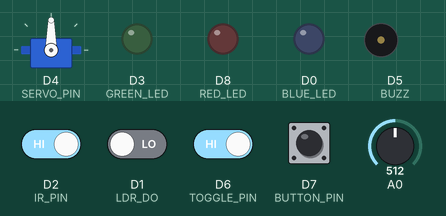
Bench run of a sketch on a simulated ESP8266 (NodeMCU). Parts: servo, output pins drawn as LEDs (lit = HIGH), buzzer (waves = sounding). The inputs (shaded band) are chosen by the test bench; at power-on: D2 (IR_PIN), D6 (TOGGLE_PIN), D7 (BUTTON_PIN) HIGH, D1 (LDR_DO) LOW, A0 = 512. What the sketch prints to the serial monitor is not drawn.

Above: at 2.2 s.
2.3 s: D2 (IR_PIN) driven LOW
At 3.9 s:
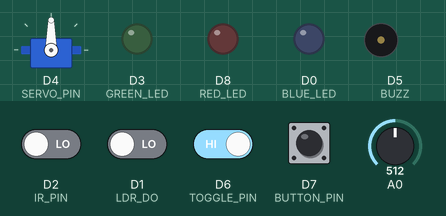
5.3 s: A0 set to 414
7.8 s: A0 set to 384
At 8.4 s:
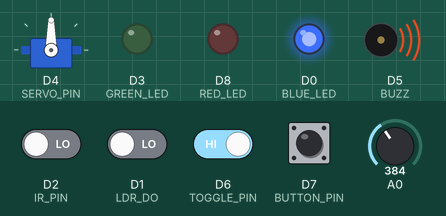
9.3 s: D1 (LDR_DO) driven HIGH
At 9.7 s:
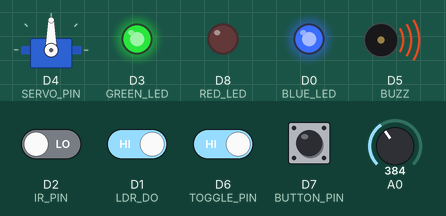
10.8 s: D7 (BUTTON_PIN) pulled LOW for 1 s
At 11.6 s:
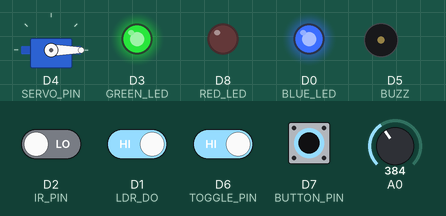
14.1 s: A0 set to 410
At 15.4 s:
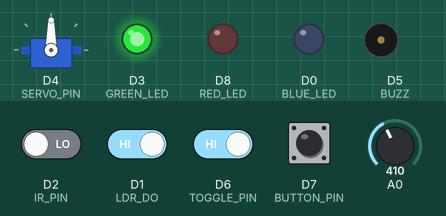
Timing chart, 0 to 23.5 s (numbered marks = the images above; inputs shaded):
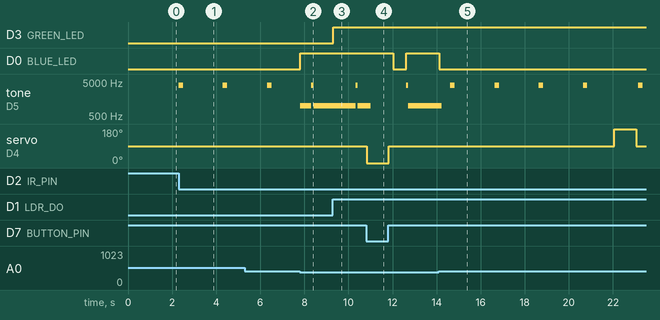

The sketch:

Smart_Home_Automation.ino
```cpp
#include <Servo.h>

// Pin Definitions
#define IR_PIN D2
#define RED_LED D8
#define BUZZ D5
#define GREEN_LED D3
#define SERVO_PIN D4
#define BUTTON_PIN D7
#define TOGGLE_PIN D6
#define BLUE_LED D0
#define LDR_DO D1

Servo myServo;

// Flags & States
bool doorOpened = false;
bool waitingToClose = false;
bool isDark = false;
bool isMotionDetected = false;
bool securityMode = false;
bool prevTempHigh = false;

unsigned long openTime = 0;
unsigned long lastMotionBuzzTime = 0;

void setup() {
  Serial.begin(115200);

  pinMode(IR_PIN, INPUT);
  pinMode(RED_LED, OUTPUT);
  pinMode(BUZZ, OUTPUT);
  pinMode(GREEN_LED, OUTPUT);
  pinMode(BLUE_LED, OUTPUT);
  pinMode(LDR_DO, INPUT);
  pinMode(BUTTON_PIN, INPUT_PULLUP);
  pinMode(TOGGLE_PIN, INPUT_PULLUP);

  myServo.attach(SERVO_PIN);
  myServo.write(90); // Neutral position

  Serial.println("🔧 System Initialized");
  delay(1000);
}

void loop() {
  checkSecurityToggle();   // Check for toggle press

  if (securityMode) {
    // 🔒 Security Mode: Motion detection only
    motion();
    digitalWrite(GREEN_LED, LOW);
    digitalWrite(BLUE_LED, LOW);
    myServo.write(90); // Keep servo neutral
  } else {
    // 🟢 Normal Mode
    static bool lastMotion = false;
    static bool lastLight = false;
    static bool lastTempHigh = false;

    isMotionDetected = false;
    isDark = false;

    temperature(); // Sets prevTempHigh
    motion();
    light();
    door();

    if (isMotionDetected != lastMotion || isDark != lastLight || prevTempHigh != lastTempHigh) {
      Serial.println("--- Measurements ---");
      Serial.print("Motion: ");
      Serial.println(isMotionDetected ? "Detected" : "Not Detected");
      lastMotion = isMotionDetected;

      Serial.print("Light: ");
      Serial.println(isDark ? "Dark" : "Bright");
      lastLight = isDark;

      Serial.print("Temperature: ");
      Serial.println(prevTempHigh ? "HIGH" : "NORMAL");
      lastTempHigh = prevTempHigh;
    }
  }

  delay(100);
}

// 🔁 Toggle security mode on button press
void checkSecurityToggle() {
  static bool lastState = HIGH;
  static unsigned long lastToggleTime = 0;
  const unsigned long debounceDelay = 200;

  bool currentState = digitalRead(TOGGLE_PIN);
  if (lastState == HIGH && currentState == LOW) {
    if (millis() - lastToggleTime > debounceDelay) {
      securityMode = !securityMode;
      Serial.print("🔐 Security Mode: ");
      Serial.println(securityMode ? "ENABLED" : "DISABLED");
      lastToggleTime = millis();
    }
  }
  lastState = currentState;
}

// 🔥 Raw NTC thermistor via voltage divider on A0
void temperature() {
  int tempValue = analogRead(A0);
  if (tempValue < 400) {
    digitalWrite(BLUE_LED, HIGH);
    tone(BUZZ, 1000, 200); // Buzz 2s
    prevTempHigh = true;
  } else {
    digitalWrite(BLUE_LED, LOW);
    prevTempHigh = false;
  }
}

// 🚨 Motion detection via PIR sensor
void motion() {
  int motionVal = digitalRead(IR_PIN);
  isMotionDetected = (motionVal == LOW); // Active LOW

  if (isMotionDetected) {
    digitalWrite(RED_LED, HIGH);
    if (millis() - lastMotionBuzzTime > 2000) {
      tone(BUZZ, 4000, 200);
      lastMotionBuzzTime = millis();
    }
    digitalWrite(RED_LED, LOW);
  } else {
    digitalWrite(RED_LED, LOW);
  }
}

// 🌗 LDR-based light detection (digital)
void light() {
  bool lightValue = digitalRead(LDR_DO); // HIGH = dark if module has comparator
  isDark = lightValue;
  digitalWrite(GREEN_LED, isDark ? HIGH : LOW);
}

// 🚪 Servo-controlled door operation with button
void door() {
  if (digitalRead(BUTTON_PIN) == LOW && !doorOpened) {
    myServo.write(0);       // Open
    delay(1000);
    myServo.write(90);      // Stop
    digitalWrite(BLUE_LED, HIGH);
    delay(200);
    digitalWrite(BLUE_LED, LOW);

    openTime = millis();
    doorOpened = true;
    waitingToClose = true;

    delay(500);
    while (digitalRead(BUTTON_PIN) == LOW) delay(10);
  }

  if (waitingToClose && millis() - openTime >= 10000) {
    myServo.write(180);     // Close
    delay(1000);
    myServo.write(90);      // Stop
    doorOpened = false;
    waitingToClose = false;
  }

  // Failsafe close
  if (doorOpened && !waitingToClose && millis() - openTime >= 20000) {
    myServo.write(180);
    delay(1000);
    myServo.write(90);
    doorOpened = false;
  }
}
```

Measured:
- the behaviour switches between 400 and 399 on A0 (found by bisection; images 1 and 2)
- after the input at 2.3 s, tone on D5 (BUZZ): alternates 4000 Hz for 0.20 s and silent for 1.8 s, starting at once
- after the input at 7.8 s, D0 (BLUE_LED): LOW → HIGH at once
- after the input at 9.3 s, D3 (GREEN_LED): LOW → HIGH at once
- after the input at 10.8 s, D0 (BLUE_LED): HIGH → LOW after 1.2 s, → HIGH 0.60 s later; servo on D4 (SERVO_PIN): 90° → 0° at once, → 90° 1.0 s later
- after the input at 14.1 s, D0 (BLUE_LED): HIGH → LOW at once
